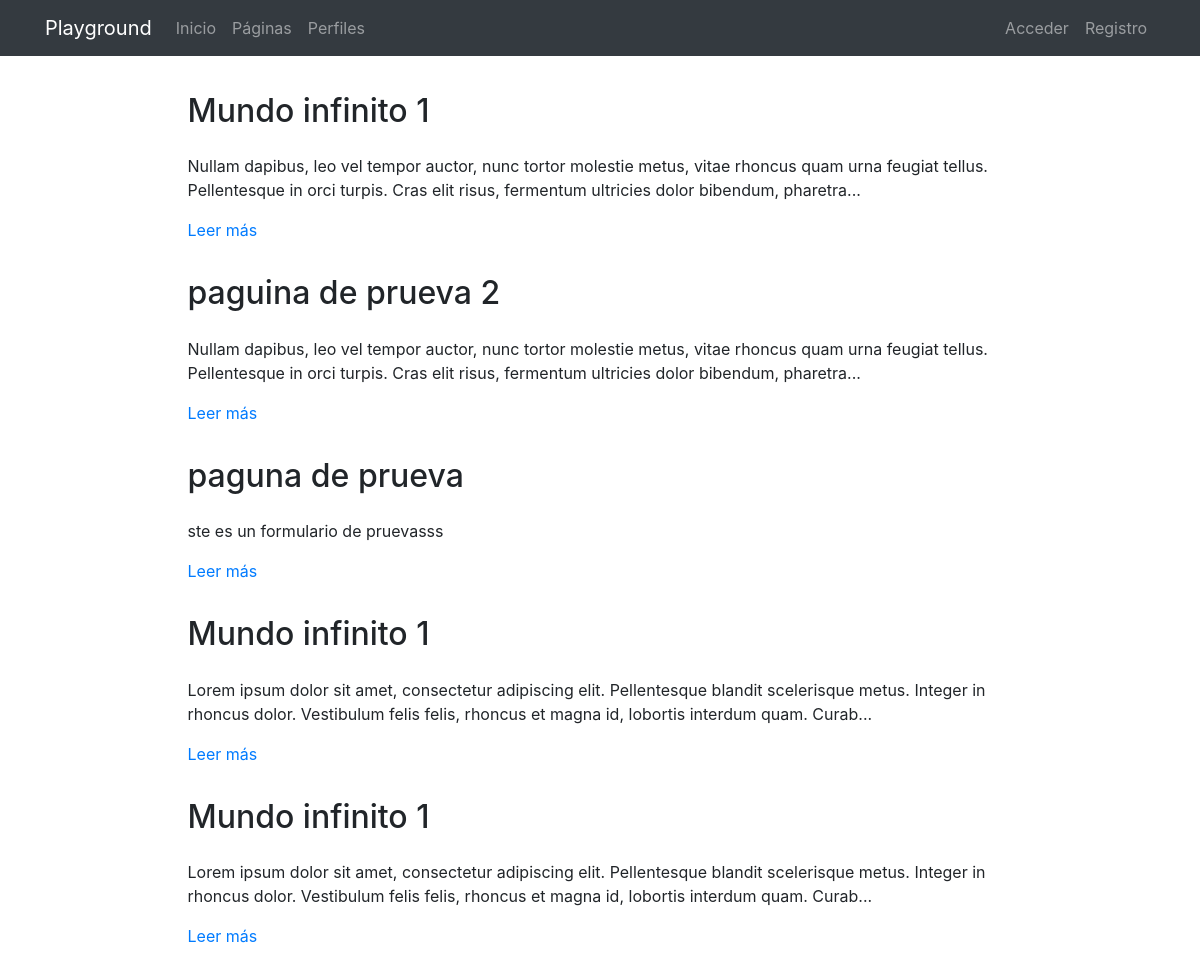
The page /pages/ on the database its author committed.
### pages/models.py (models this page shows, shortened)
class Page(models.Model):
    title = models.CharField(verbose_name="Título", max_length=200)
    content = RichTextField(verbose_name="Contenido")
    order = models.SmallIntegerField(verbose_name="Orden", default=0)
    created = models.DateTimeField(auto_now_add=True, verbose_name="Fecha de creación")
    updated = models.DateTimeField(auto_now=True, verbose_name="Fecha de edición")
    class Meta:
        verbose_name = "página"
        verbose_name_plural = "páginas"
        ordering = ['order', 'title']

### pages/views.py (the view)
# urls.py: path('',  PageListView.as_view(), name='pages'),
class PageListView(ListView):
    model = Page

### pages/templates/pages/page_list.html (shortened to what this page needs)
{% extends 'core/base.html' %}
{% load static %}
{% block content %}
{% include 'pages/includes/pages_menu.html' %}
<main role="main">
  <div class="container mb-4">
    {% for page in page_list|dictsort:"id" reversed%}
      <div class="row mt-3">
        <div class="col-md-9 mx-auto">
          <h2 class="mb-4">{{page.title}}</h2>
          <div>
            <p>{{page.content|striptags|safe|truncatechars:"200"}}</p>
            <p><a href="{% url 'pages:page' page.id page.title|slugify %}">Leer más</a>
            </p>
          </div>
        </div>
      </div>
    {% endfor %}
  </div>
</main>
{% endblock %}

### core/static/core/css/main.css (style rules this page uses)
main { padding-top: 20px; }
:root { --jumbotron-padding-y: 3rem; }

### rows shown on the page
Page: title "Mundo infinito 1", content "Nullam dapibus, leo vel tempor auctor, nunc tortor molestie metus, vitae rhoncus quam urna feugiat tellus. Pellentesque in orci turpis. Cras elit risus, fermentum ultricies dolor bibendum, pharetra..."
Page: title "paguina de prueva 2", content "Nullam dapibus, leo vel tempor auctor, nunc tortor molestie metus, vitae rhoncus quam urna feugiat tellus. Pellentesque in orci turpis. Cras elit risus, fermentum ultricies dolor bibendum, pharetra..."
Page: title "paguna de prueva", content "ste es un formulario de pruevasss"
Page: title "Mundo infinito 1", content "Lorem ipsum dolor sit amet, consectetur adipiscing elit. Pellentesque blandit scelerisque metus. Integer in rhoncus dolor. Vestibulum felis felis, rhoncus et magna id, lobortis interdum quam. Curab..."
Page: title "Mundo infinito 1", content "Lorem ipsum dolor sit amet, consectetur adipiscing elit. Pellentesque blandit scelerisque metus. Integer in rhoncus dolor. Vestibulum felis felis, rhoncus et magna id, lobortis interdum quam. Curab..."
